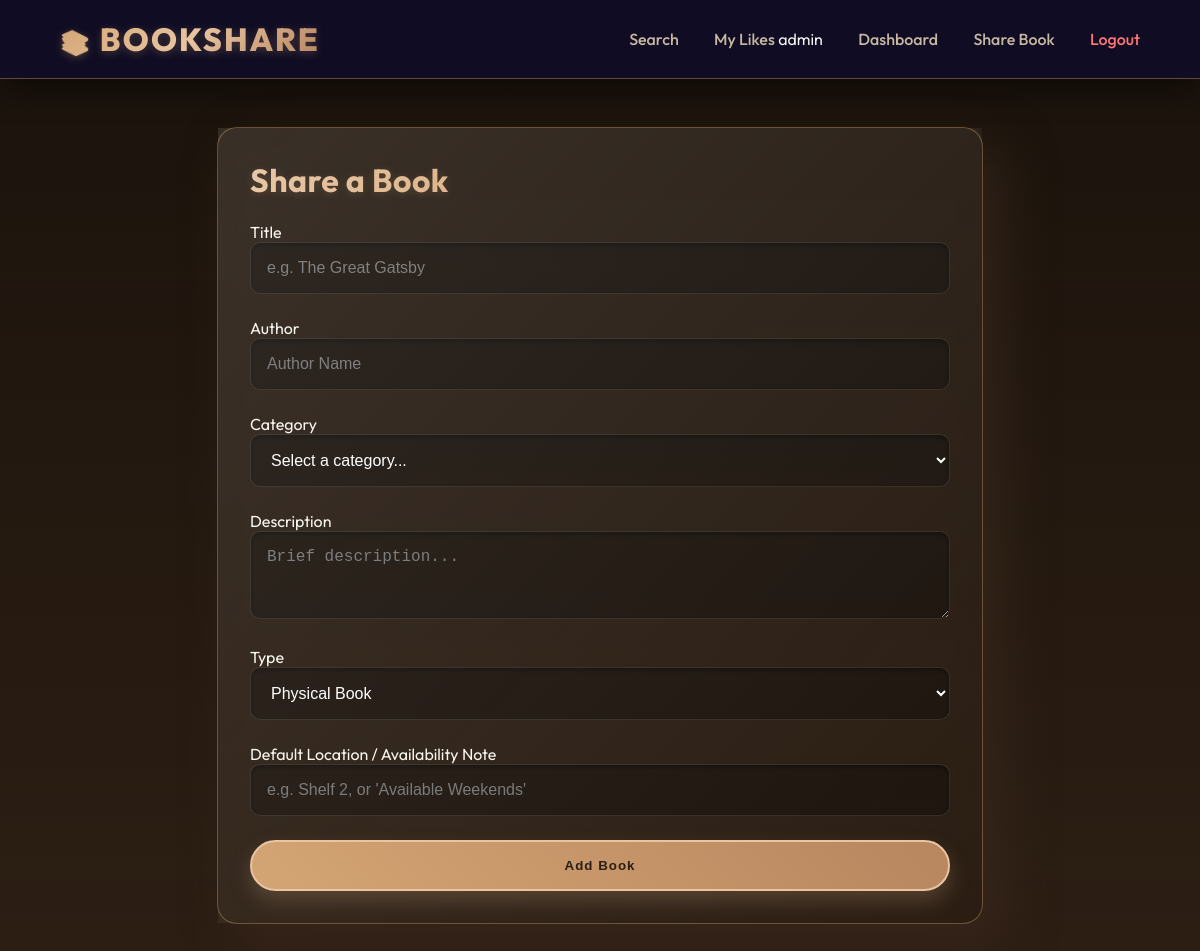
The page /add_book (signed in) on the database as committed earlier.
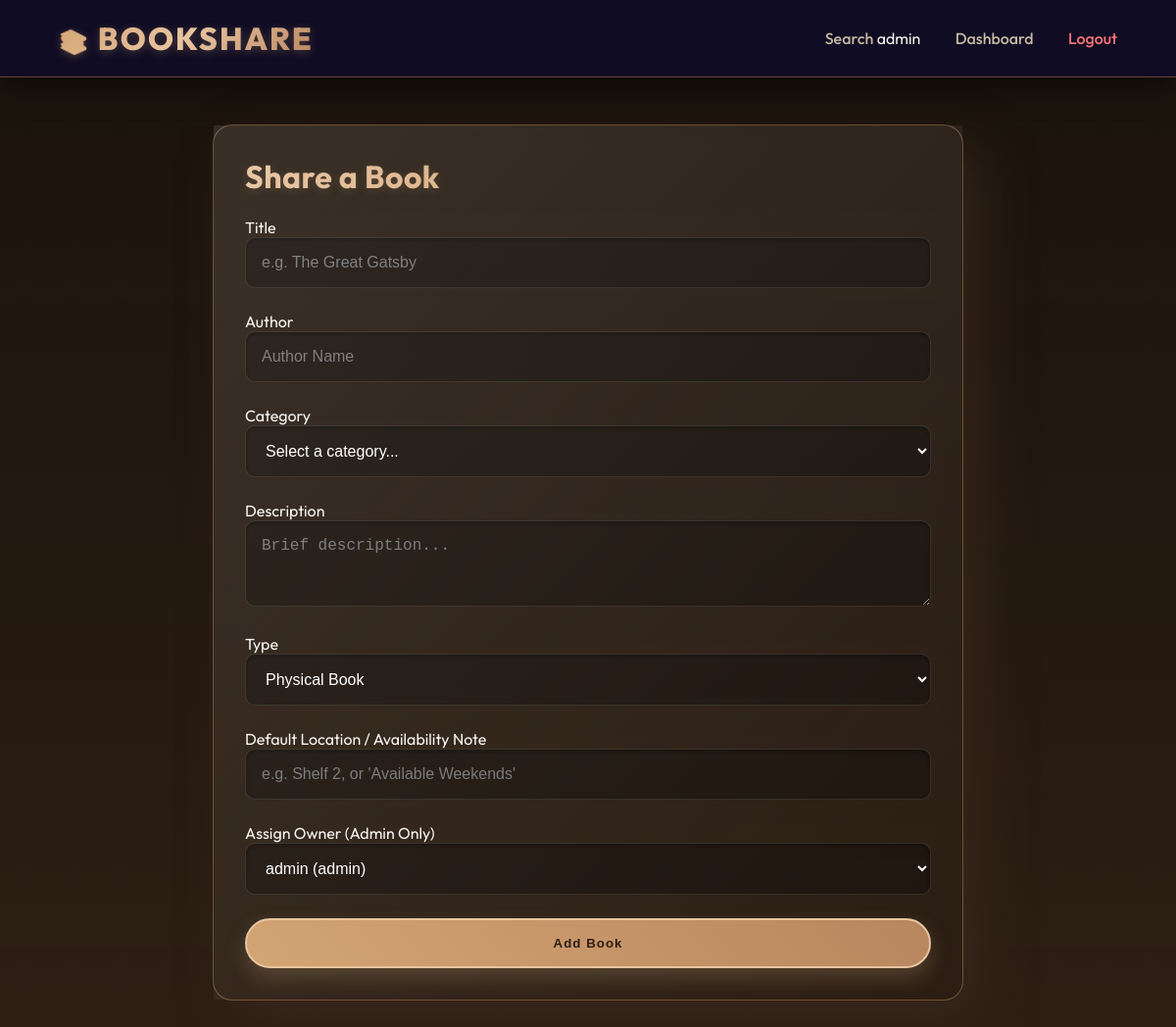
The same page on the database as committed later.
### app.py (the view, shortened to what this page needs)
@app.route('/add_book', methods=['GET', 'POST'])
@login_required
def add_book():
    users = []
    if current_user.role == 'admin':
        users = User.query.all()
    return render_template('add_book.html', categories=BOOK_CATEGORIES, users=users)

### app.py (called while the page is built)
@login_manager.user_loader
def load_user(user_id):
    return User.query.get(int(user_id))

@app.context_processor
def inject_globals():
    connected = False
    db_type = "SQLite"
    try:
        from sqlalchemy import text
        db.session.execute(text('SELECT 1'))
        connected = True
        uri = app.config.get('SQLALCHEMY_DATABASE_URI', '')
        if 'postgresql' in uri:
            db_type = "Postgres"
        elif '/tmp/' in uri:
            db_type = "SQLite (Temp)"
    except:
        connected = False
    import datetime
    today_str = datetime.date.today().strftime('%Y-%m-%d')
    return dict(db_connected=connected, db_type=db_type, today=today_str)

### templates/add_book.html (shortened to what this page needs)
{% extends 'base.html' %}
{% block content %}
<div class="card" style="max-width: 700px; margin: 0 auto;">
    <h1>Share a Book</h1>
    <form method="POST" enctype="multipart/form-data">
        <label>Title</label>
        <input type="text" name="title" placeholder="e.g. The Great Gatsby" minlength="2" maxlength="200" required>
        <label>Author</label>
        <input type="text" name="author" placeholder="Author Name" minlength="2" maxlength="200" required>
        <label>Category</label>
        <select name="category" required>
            <option value="">Select a category...</option>
        </select>
        <label>Description</label>
        <textarea name="description" rows="3" placeholder="Brief description..."
            style="width: 100%; border-radius: 10px; padding: 1rem; border: 1px solid rgba(255,255,255,0.1); background: rgba(0,0,0,0.3); color: white; margin-bottom: 1.5rem;"></textarea>
        <label>Type</label>
        <select name="type" id="typeSelect" onchange="toggleTypeFields()">
            <option value="Physical">Physical Book</option>
        </select>
        <div id="physicalFields">
            <label>Default Location / Availability Note</label>
            <input type="text" name="location" placeholder="e.g. Shelf 2, or 'Available Weekends'">
        </div>
        {% if current_user.role == 'admin' %}
        <label>Assign Owner (Admin Only)</label>
        <select name="owner_id">
            {% for u in users %}
            <option value="{{ u.id }}" {% if u==current_user %}selected{% endif %}>{{ u.username }} ({{ u.role }})
            </option>
            {% endfor %}
        </select>
        {% endif %}
        <button type="submit">Add Book</button>
    </form>
</div>
{% endblock %}

### templates/base.html (shortened to what this page needs)
<!DOCTYPE html>
<html lang="en">
<head>
    <link rel="stylesheet" href="{{ url_for('static', filename='style.css') }}">
    <link rel="stylesheet" href="https://cdnjs.cloudflare.com/ajax/libs/font-awesome/6.4.0/css/all.min.css">
</head>
<body class="{% block body_class %}{% endblock %}">
    <nav>
        <a href="{{ url_for('index') }}" class="nav-brand">
            <span style="font-size: 1.5rem;">📚</span> BookShare
        </a>
        <div class="nav-links">
            <a href="{{ url_for('index') }}" class="{% if request.endpoint == 'index' %}active{% endif %}">Search</a>
            {% if current_user.is_authenticated %}
            {% if current_user.role != 'admin' %}
            <a href="{{ url_for('my_likes') }}" class="{% if request.endpoint == 'my_likes' %}active{% endif %}">My
                Likes</a>
            {% endif %}
            <span>{{ current_user.username }}</span>
            <a href="{{ url_for('dashboard') }}"
                class="{% if request.endpoint == 'dashboard' %}active{% endif %}">Dashboard</a>
            {% if current_user.role != 'admin' %}
            <a href="{{ url_for('add_book') }}" class="{% if request.endpoint == 'add_book' %}active{% endif %}">Share
                Book</a>
            {% endif %}
            <a href="{{ url_for('logout') }}" style="color: #ff7675;">Logout</a>
            {% else %}
            <a href="{{ url_for('login') }}">Login</a>
            <a href="{{ url_for('register') }}"
                style="color: #00cec9; border: 1px solid #00cec9; padding: 0.5rem 1.5rem; border-radius: 50px;">Sign
                Up</a>
            {% endif %}
        </div>
    </nav>
    <div class="container">
        {% block content %}{% endblock %}
    </div>
</body>
</html>

Rows that differ between the two databases and show on the page:
changed User "admin": role "Admin" → "admin" (drawn)
Other text that changed with them:
form field owner_id: (not shown) → "admin (admin)"
text no longer shown: "My Likes Share Book"
text now shown: "Assign Owner (Admin Only)"
